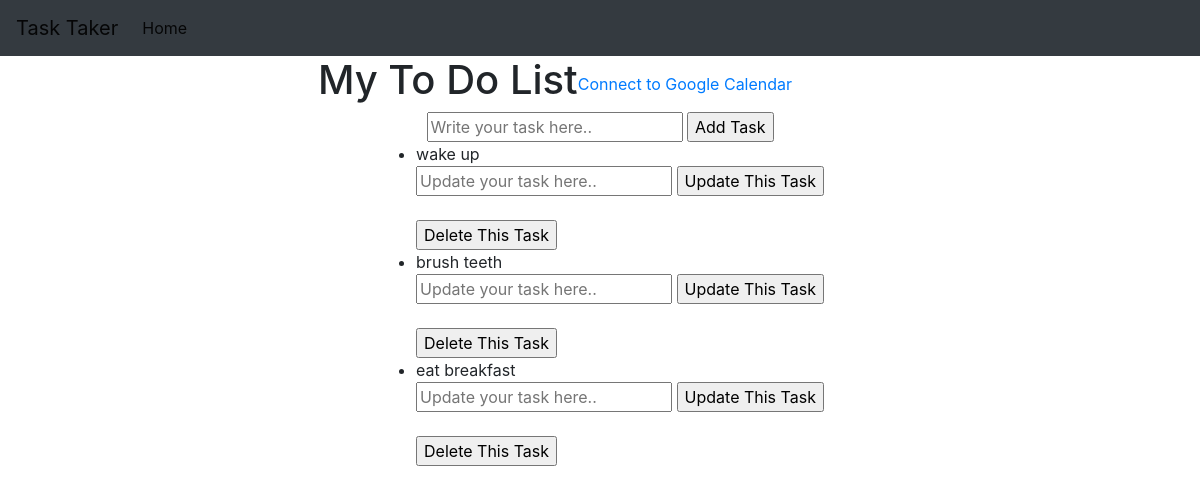
The page /todoapp/ on the database as committed earlier.
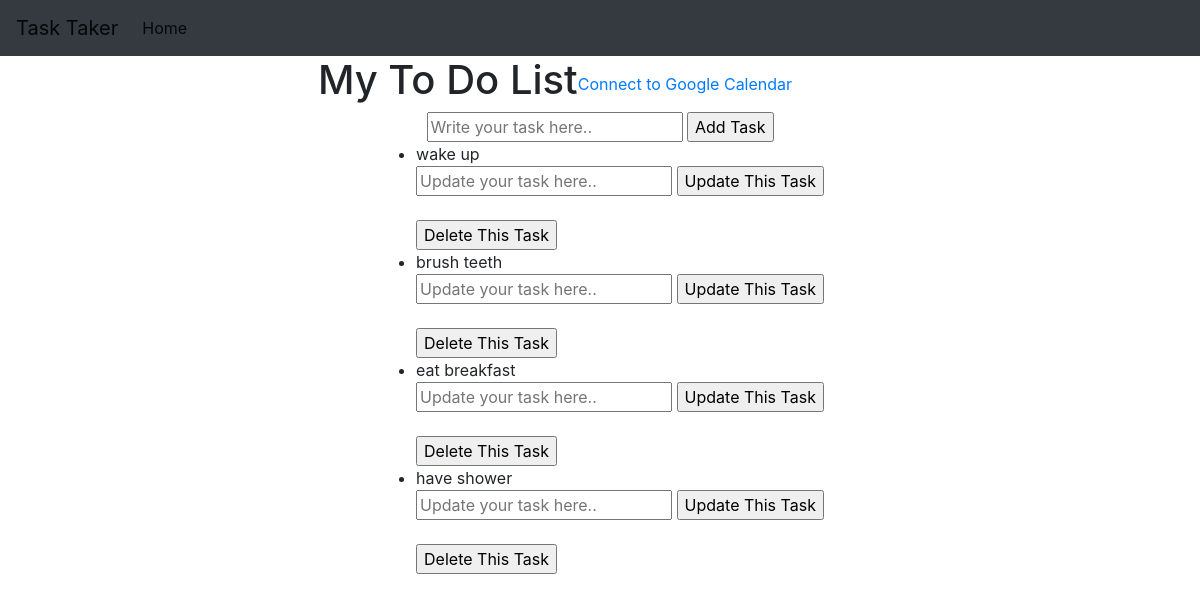
The same page on the database as committed later.
### api/models.py (models this page shows, shortened)
class Task(models.Model):
    title = models.CharField(max_length=200)
    completed = models.BooleanField(default=False,blank=True,null=True)
    objects = models.Manager()

### todoapp/views.py (the view)
# urls.py: path('todoapp/', todoappView),
def todoappView(request):
    all_task_items = Task.objects.all()
    return render(request, 'index.html',
    {'all_items':all_task_items})

### templates/index.html (shortened to what this page needs)
<!DOCTYPE html>
<html lang="en">
<head>
    <link rel="stylesheet" href="https://cdn.jsdelivr.net/npm/bootstrap@4.6.2/dist/css/bootstrap.min.css"
>
</head>
<body>
    <nav class="navbar navbar-expand-lg navbar-light bg-dark">
        <a class="navbar-brand" href="#">Task Taker</a>
        <div class="collapse navbar-collapse" id="navbarSupportedContent">
            <ul class="navbar-nav mr-auto">
                <li class="nav-item active">
                    <a class="nav-link" href="todoapp/">Home<span class="sr-only">(current)</span></a>
                </li>
            </ul>
        </div>
    </nav>
    <div class="container row align-items-center justify-content-center">
        <h1>My To Do List</h1>
        <a href="{% url 'demo' %}">Connect to Google Calendar</a>
    </div>
    <div class="row align-items-center justify-content-center">
        <form action="/addTodoItem/" method="post">{% csrf_token %}
            <input type="text" id="addField" name="content" placeholder="Write your task here..">
            <input type="submit" value="Add Task">
        </form>
    </div>
    <div class="row align-items-center justify-content-center">
        <ul>
            {% for i in all_items %}
            <li>{{i.title}} <form action="/updateTodoItem/{{i.id}}/" method="post">{% csrf_token %}
                    <input type="text" name="content" placeholder="Update your task here..">
                    <input type="submit" value="Update This Task">
                </form>
                <br />
                <form action="/deleteTodoItem/{{i.id}}/" method="post">{% csrf_token %}
                    <input type="submit" value="Delete This Task">
                </form>
            </li>
            {% endfor %}
        </ul>
    </div>
</body>
</html>

Rows that differ between the two databases and show on the page:
added Task: title "have shower"
